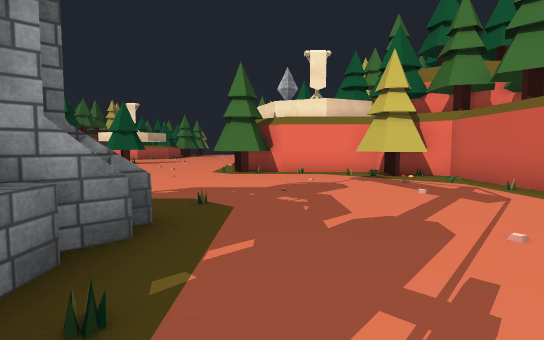
[1] (above)

24 first-person views from a walk through a 3-D level made in the Unity game engine. The camera is 1.3 m above the floor, tilts 4° down and sees 80° across. The floor is counted in squares, 2 m on a side. Each view is taken from the middle of a square. On the plan, view 1 faces up. The plan holds only what a view shows up to about 10 squares ahead; the rest is blank. The place goes on beyond the plan. Door leaves are left out, so doorways stand open. Some surface patterns are stand-ins.

[2]
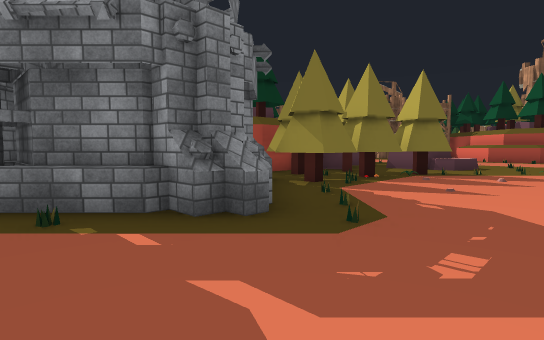

[3]
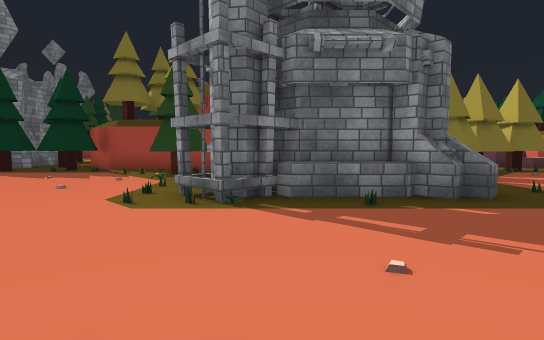

[4]
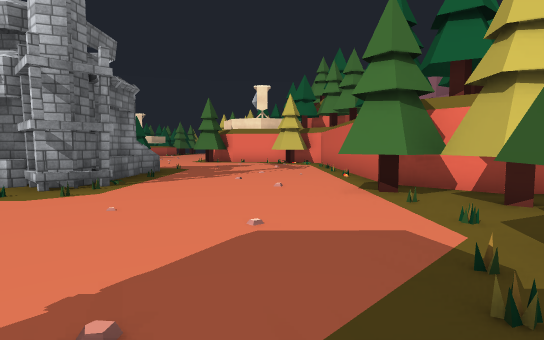

[5]
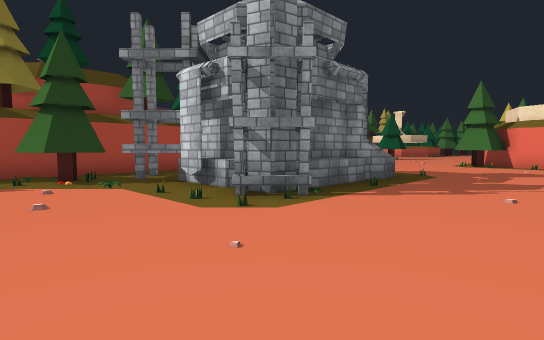

[6]
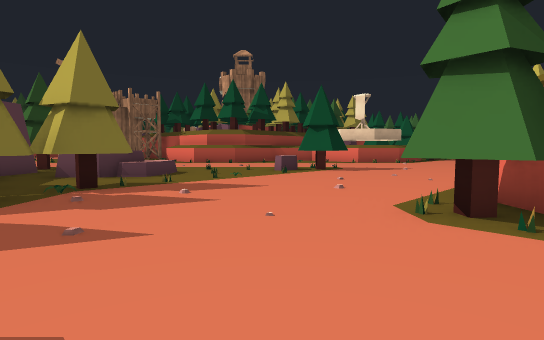

[7]
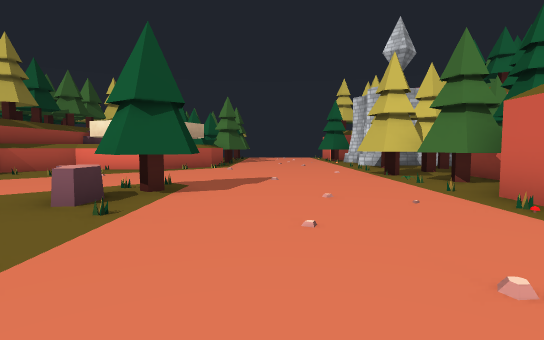

[8]
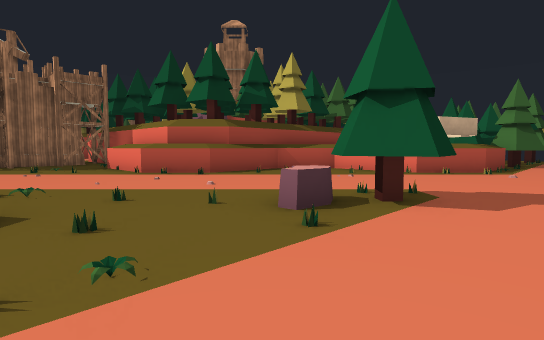

[9]
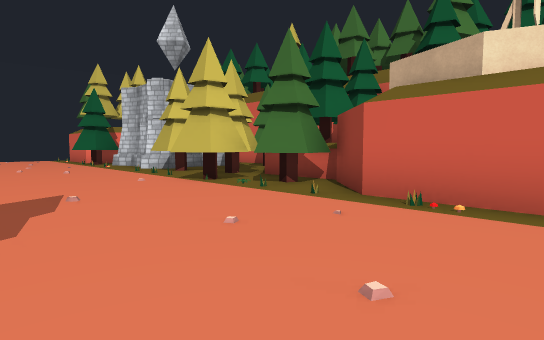

[10]
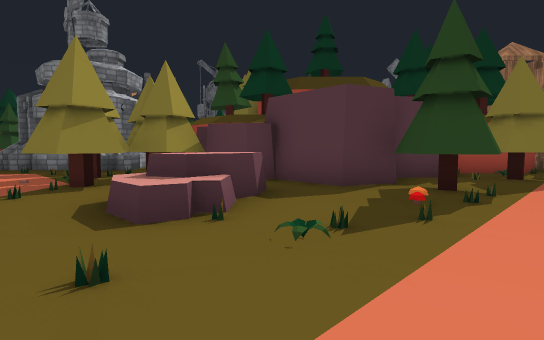

[11]
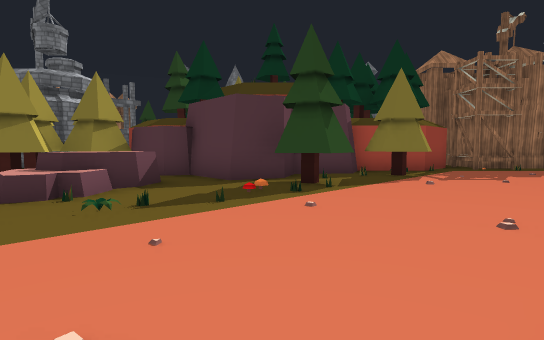

[12]
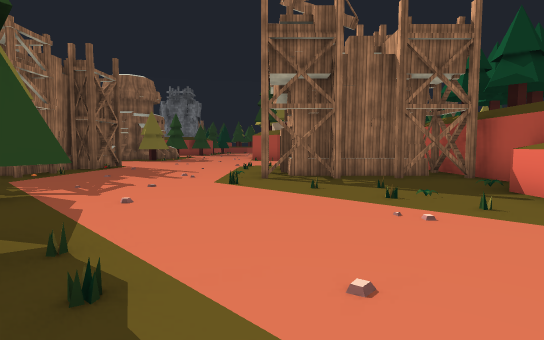

[13]
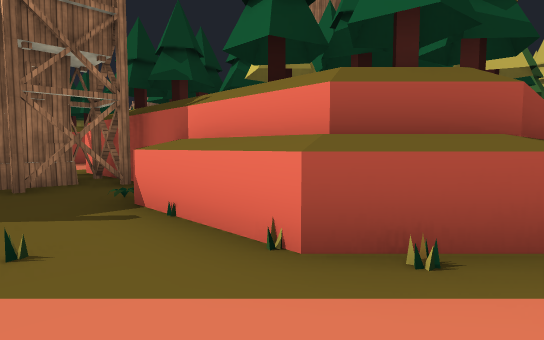

[14]
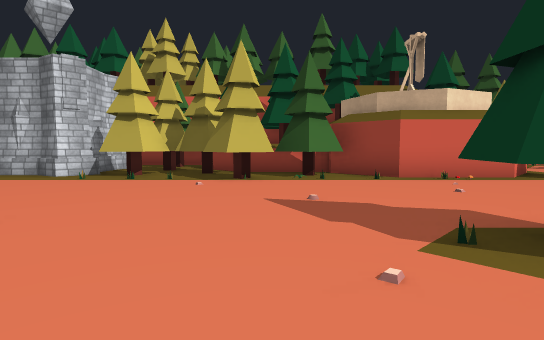

[15]
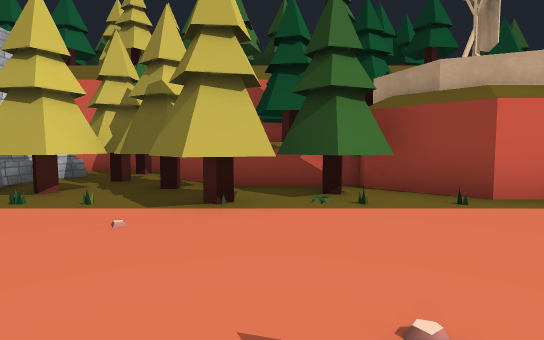

[16]
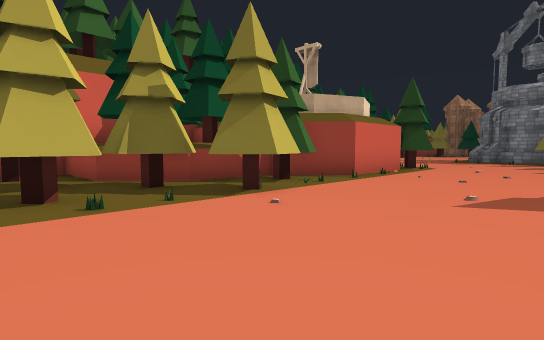

[17]
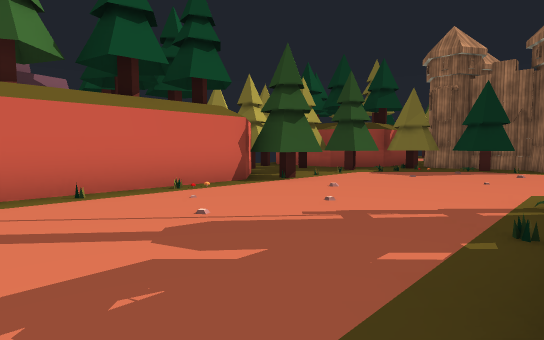

[18]
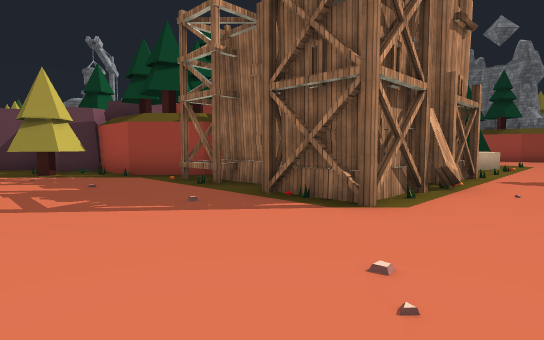

[19]
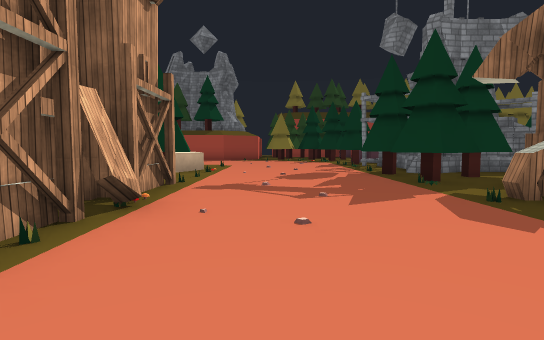

[20]
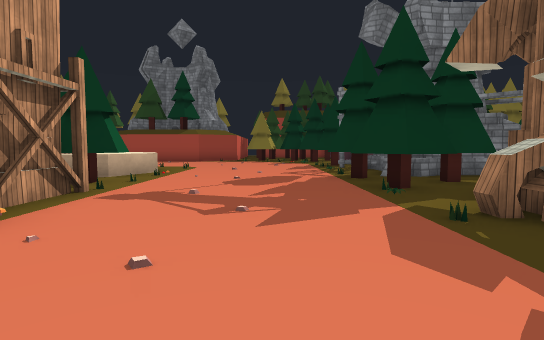

[21]
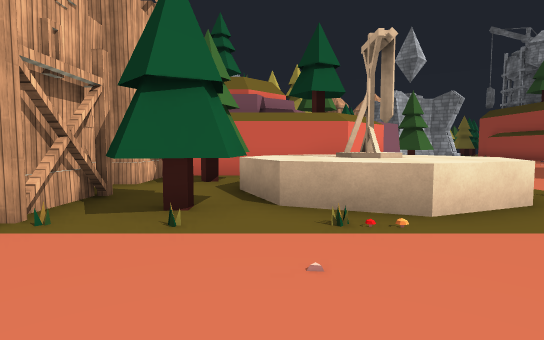

[22]
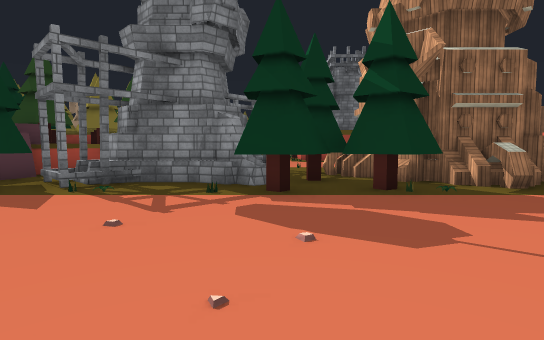

[23]
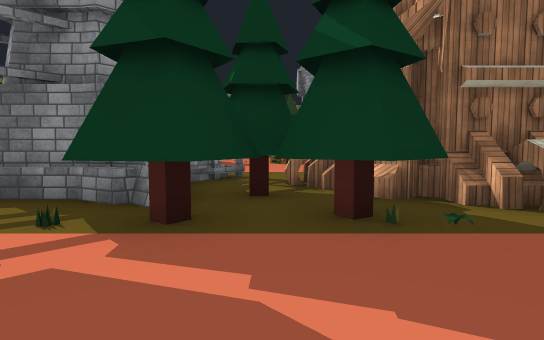

[24]
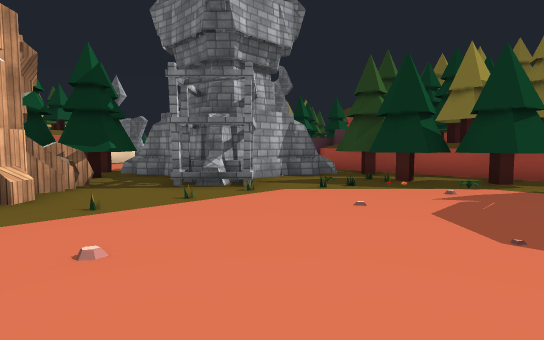

### Floor plan
Key: @ floor where view 1 was taken; # wall or solid block; . floor; = window, fence, low wall or low ledge; ^ raised ledge; T tree; W tower; R rock; O other object.
Columns run from 35 left of view 1 to 4 right of it. Each row starts with its distance up from view 1.
 19                          O  ^^.....W WT#
 18                        ^ ^^^^.....TTTTT#
 17                        ^^.........#TTTT#
 16                        ^^........TTTTT #
 15                        ^^.........TT^T #
 14                #####^^^^^.........TTTTT
 13                ..##.^^^^.....TT....#^
 12                  ##.........RR....##
 11                  #................#
 10                ####...............##
  9                ..##........R......T####
  8                .........O..RR.....T...##
  7             ...........TT.RR##T......TT#
  6             .........T..###.TTT........#
  5             .........T### RRTTT........#
  4            .........###    RRTTT.......#
  3           ....#######       #T T.W.....#
  2        #......#   ##        # WWWWW....#
  1        ##=....#             #  WWW.....#
  0 .....####.....#####         # WWWWW@...#
 -1 ......##TT.......T##        # WWW.W...TT
 -2 ......#TTT....T#.TT#        #TT........T
 -3 .....W..TT.....TOO #        #.T.........
 -4 .....WWWW......OOO #        #..........T
 -5 .....WWWW.....OOO  #        #T...  ...TT
 -6  TTTOWWWWW.....OOO          TT..   .T.T

Positions as (right, up) in squares from view 1, and headings:
1: (0, 0), facing up
2: (2, 3), facing left
3: (3, 0), facing left
4: (2, -6), facing up
5: (2, -4), facing up-left
6: (0, 5), facing up-left
7: (-4, 8), facing up
8: (-4, 9), facing up-left
9: (-5, 10), facing up-right
10: (-9, 12), facing down
11: (-11, 13), facing down
12: (-10, 9), facing left
13: (-11, 11), facing up-left
14: (-8, 15), facing right
15: (-5, 15), facing right
16: (-5, 19), facing down-right
17: (-1, 4), facing down-right
18: (-23, 7), facing down-right
19: (-23, 5), facing down
20: (-24, 4), facing down
21: (-24, -3), facing right
22: (-21, -3), facing left
23: (-23, -2), facing left
24: (-35, 0), facing down-right
